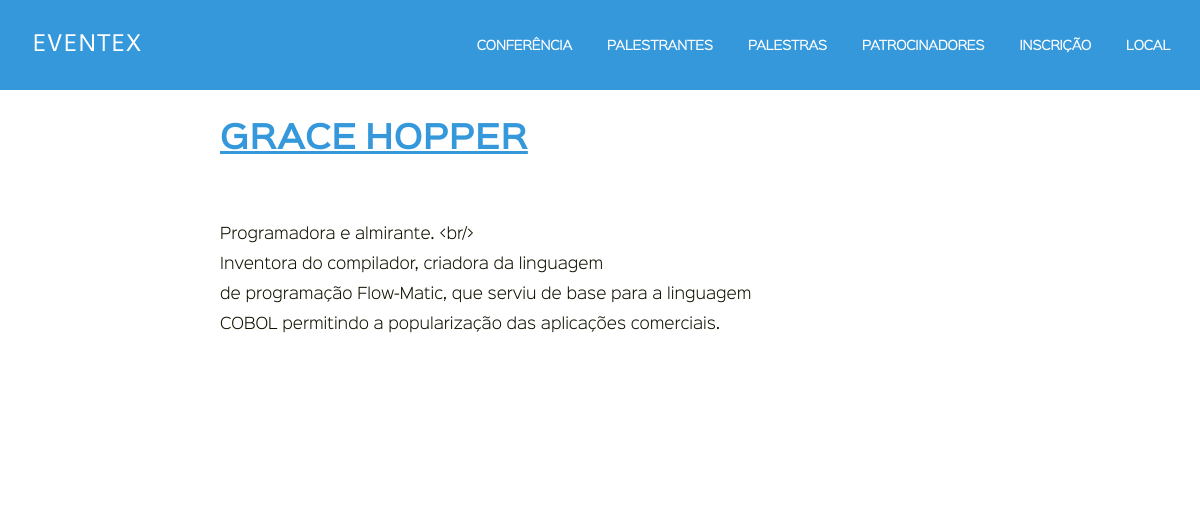
Page /palestrantes/grace-hopper/ on the committed database.
### eventex/nucleo/models.py (models this page shows, shortened)
class Speaker(models.Model):
    name = models.CharField('nome', max_length=255)
    slug = models.SlugField('slug')
    website = models.URLField('website', blank=True)
    photo = models.URLField('foto')
    description = models.TextField('descrição', blank=True)
    class Meta:
        verbose_name = 'palestrante'
        verbose_name_plural = 'palestrantes'

### eventex/nucleo/views.py (the view)
# urls.py: path('palestrantes/<slug:slug>/', speark_detail, name='speaker_detail'),
def speark_detail(request, slug):
    speaker = get_object_or_404(Speaker, slug=slug)
    return render(request, 'nucleo/speaker_detail.html', {'speaker': speaker})

### eventex/nucleo/templates/nucleo/speaker_detail.html (shortened to what this page needs)
{% extends 'base.html' %}
{% block content %}
    <section>
        <div class="speakers content row padding-bottom-3 desktop-8 container">
            <h2>
                <a href="{{ speaker.website }}">{{ speaker.name }}</a>
            </h2>
            <p>
                {{ speaker.description|linebreaks }}
            </p>
        </div>
    </section>
{% endblock content %}

### eventex/nucleo/static/css/main.css (style rules this page uses)
body { font-family: 'sinkin_sans300_light', serif; }
h1, h2, h3, h4, h5, h6 { font-family: 'sinkin_sans600_semibold', serif; }
h2 { padding: 23px 0 7px; }
h1, h2 { letter-spacing: -0.006em; word-spacing: -0.05em; }
p, li, dt, dd, th, td, caption { font-size: 1.5em; line-height: 30px; }
p, ul, ol, dl { padding: 7px 0 23px; }
.speakers h2 { text-transform: uppercase; }

### rows in the picture
Speaker: name "GRACE HOPPER", description "Programadora e almirante. <br/> Inventora do compilador, criadora da linguagem de programação Flow-Matic, que serviu de base para a linguagem COBOL permitindo a popularização das aplicações comerciais."
